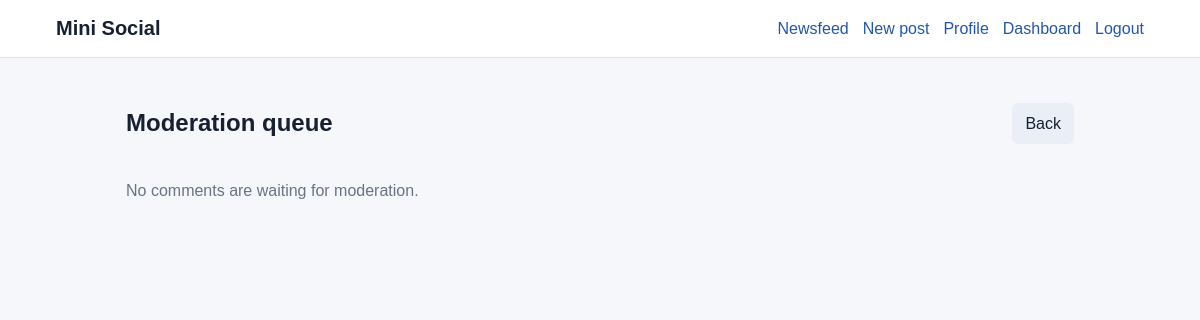
The page /dashboard/moderation/ (signed in) on the database as committed earlier.
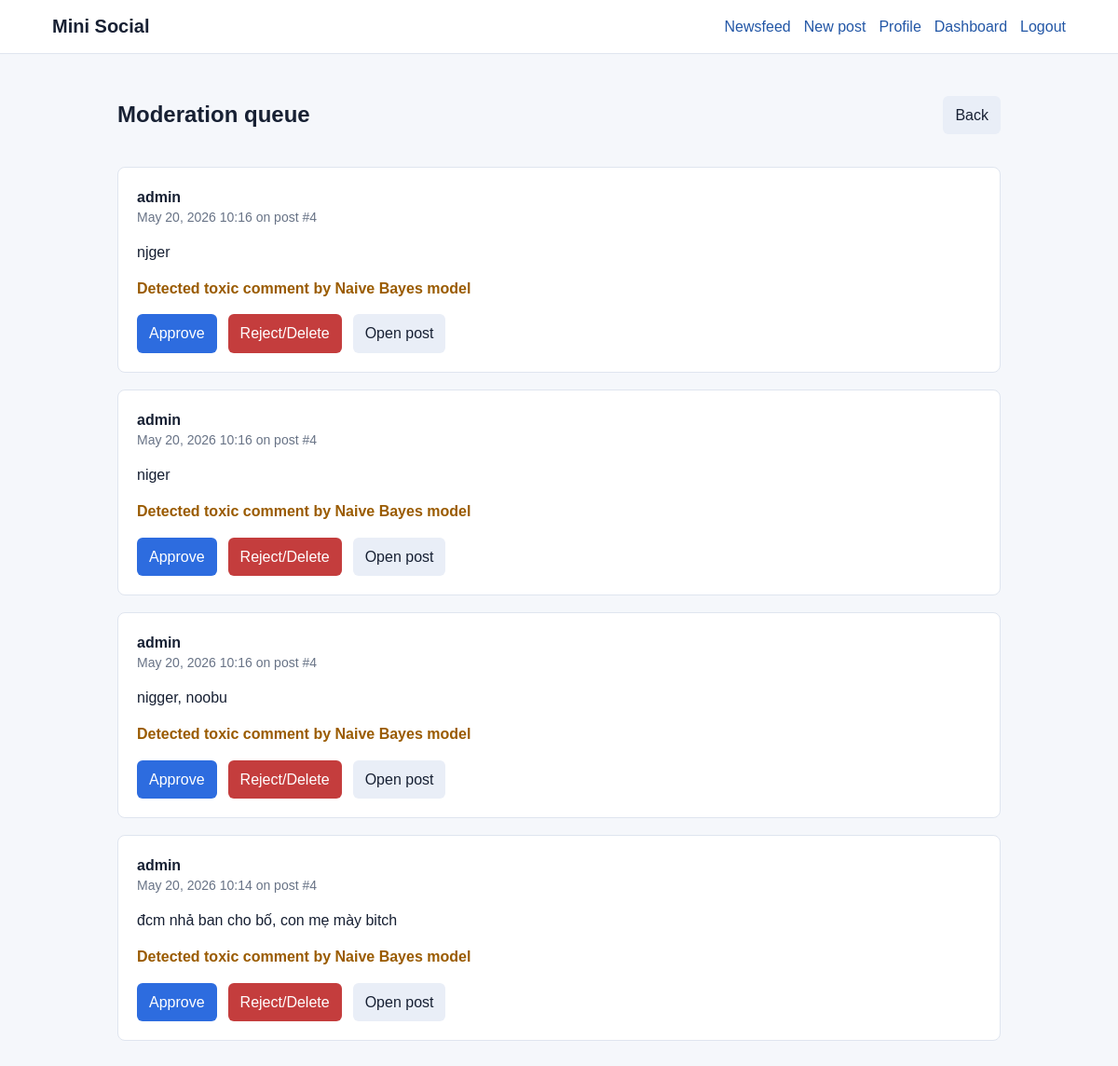
The same page on the database as committed later.
### social/models.py (models this page shows, shortened)
class Comment(models.Model):
    post = models.ForeignKey(Post, on_delete=models.CASCADE, related_name='comments')
    author = models.ForeignKey(User, on_delete=models.CASCADE, related_name='comments')
    content = models.TextField()
    is_approved = models.BooleanField(default=True)
    flagged_reason = models.CharField(max_length=255, blank=True)
    created_at = models.DateTimeField(auto_now_add=True)
    class Meta:
        ordering = ['created_at']

### social/views.py (the view)
# urls.py: path('dashboard/moderation/', views.moderation_queue, name='moderation_queue'),
@staff_member_required(login_url='login')
def moderation_queue(request):
    comments = Comment.objects.filter(is_approved=False).select_related('author', 'post').order_by('-created_at')
    return render(request, 'social/moderation_queue.html', {'comments': comments})

### social/templates/social/moderation_queue.html (shortened to what this page needs)
{% extends 'social/base.html' %}
{% block content %}
<section class="section-head">
  <h1>Moderation queue</h1>
  <a class="button secondary" href="{% url 'dashboard' %}">Back</a>
</section>
{% for comment in comments %}
  <article class="post">
    <header class="post-header">
      <div>
        <strong>{{ comment.author.username }}</strong>
        <div class="muted">{{ comment.created_at|date:"M d, Y H:i" }} on post #{{ comment.post_id }}</div>
      </div>
    </header>
    <p>{{ comment.content|linebreaksbr }}</p>
    <p class="status">{{ comment.flagged_reason }}</p>
    <footer class="post-actions">
      <form method="post" action="{% url 'approve_comment' comment.pk %}" class="inline-form">
        <button type="submit">Approve</button>
      </form>
      <form method="post" action="{% url 'reject_comment' comment.pk %}" class="inline-form">
        <button type="submit" class="danger">Reject/Delete</button>
      </form>
      <a class="button secondary" href="{% url 'post_detail' comment.post_id %}">Open post</a>
    </footer>
  </article>
{% empty %}
  <p class="empty">No comments are waiting for moderation.</p>
{% endfor %}
{% endblock %}

### social/templates/social/base.html (shortened to what this page needs)
{% load static %}
<!doctype html>
<html lang="en">
<head>
  <link rel="stylesheet" href="{% static 'social/styles.css' %}">
</head>
<body>
  <header class="topbar">
    <a class="brand" href="{% url 'feed' %}">Mini Social</a>
    <nav>
      {% if user.is_authenticated %}
        <a href="{% url 'feed' %}">Newsfeed</a>
        <a href="{% url 'post_create' %}">New post</a>
        <a href="{% url 'profile' %}">Profile</a>
        {% if user.is_staff %}
          <a href="{% url 'dashboard' %}">Dashboard</a>
        {% endif %}
        <form action="{% url 'logout' %}" method="post" class="inline-form">
          <button type="submit" class="link-button">Logout</button>
        </form>
      {% else %}
        <a href="{% url 'login' %}">Login</a>
        <a href="{% url 'register' %}">Register</a>
      {% endif %}
    </nav>
  </header>
  <main class="page">
    {% block content %}{% endblock %}
  </main>
</body>
</html>

### social/static/social/styles.css (style rules this page uses)
* { box-sizing: border-box; }
body { margin: 0; background: #f5f7fb; color: #172033; font-family: Arial, Helvetica, sans-serif; line-height: 1.45; }
a { color: #2357a6; text-decoration: none; }
.topbar { align-items: center; background: #ffffff; border-bottom: 1px solid #dfe5ef; display: flex; justify-content: space-between; padding: 14px clamp(16px, 5vw, 56px); position: sticky; top: 0; z-index: 10; }
.brand { color: #172033; font-size: 20px; font-weight: 700; }
nav { align-items: center; display: flex; flex-wrap: wrap; gap: 14px; }
.page { margin: 0 auto; max-width: 980px; padding: 28px 16px 60px; }
.auth-panel, .panel, .post { background: #ffffff; border: 1px solid #dfe5ef; border-radius: 8px; padding: 20px; }
.section-head, .dashboard-head, .post-header, .post-actions, .metric-row { align-items: center; display: flex; justify-content: space-between; gap: 12px; }
.section-head, .dashboard-head { margin-bottom: 18px; }
.post { margin-bottom: 18px; }
.post-header { justify-content: flex-start; }
.muted { color: #687386; font-size: 14px; }
.post-actions { flex-wrap: wrap; justify-content: flex-start; margin-top: 14px; }
button, .button { background: #2d6cdf; border: 0; border-radius: 6px; color: #ffffff; cursor: pointer; display: inline-block; font: inherit; padding: 9px 13px; }
.secondary { background: #e9eef7; color: #172033; }
.danger { background: #c43d3d; }
.inline-form { display: inline; }
.link-button { background: transparent; color: #2357a6; padding: 0; }
.status { color: #9a5b00; font-weight: 700; }

Rows that differ between the two databases and show on the page:
added Comment: author.username "admin", created_at "May 20, 2026 10:16", post_id "4", content "njger", flagged_reason "Detected toxic comment by Naive Bayes model"
added Comment: author.username "admin", created_at "May 20, 2026 10:16", post_id "4", content "niger", flagged_reason "Detected toxic comment by Naive Bayes model"
added Comment: author.username "admin", created_at "May 20, 2026 10:16", post_id "4", content "nigger, noobu", flagged_reason "Detected toxic comment by Naive Bayes model"
added Comment: author.username "admin", created_at "May 20, 2026 10:14", post_id "4", content "đcm nhả ban cho bố, con mẹ mày bitch", flagged_reason "Detected toxic comment by Naive Bayes model"
Other text that changed with them:
text no longer shown: "No comments are waiting for moderation."
